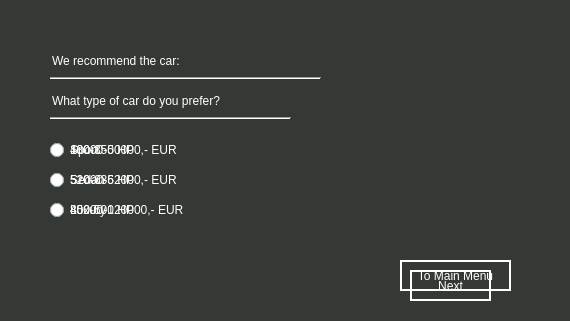
<?xml version="1.0" encoding="UTF-8"?>
<ui version="4.0">
 <class>QuestionDialog</class>
 <widget class="QDialog" name="QuestionDialog">
  <property name="geometry">
   <rect>
    <x>0</x>
    <y>0</y>
    <width>570</width>
    <height>321</height>
   </rect>
  </property>
  <property name="windowTitle">
   <string>Dialog</string>
  </property>
  <property name="styleSheet">
   <string notr="true">QDialog
{
	background-color:#353935;
}</string>
  </property>
  <widget class="QLineEdit" name="question">
   <property name="geometry">
    <rect>
     <x>50</x>
     <y>80</y>
     <width>251</width>
     <height>41</height>
    </rect>
   </property>
   <property name="styleSheet">
    <string notr="true">QLineEdit

{
font: 700 italic 12pt &quot;Segoe UI&quot;;
	border:0;
	color:white;
	background-color:transparent;
}</string>
   </property>
   <property name="text">
    <string>What type of car do you prefer?</string>
   </property>
  </widget>
  <widget class="QRadioButton" name="sport">
   <property name="geometry">
    <rect>
     <x>50</x>
     <y>140</y>
     <width>231</width>
     <height>20</height>
    </rect>
   </property>
   <property name="styleSheet">
    <string notr="true">QRadioButton
{
	color:white;
	
}</string>
   </property>
   <property name="text">
    <string>Sport</string>
   </property>
  </widget>
  <widget class="QRadioButton" name="sedan">
   <property name="geometry">
    <rect>
     <x>50</x>
     <y>170</y>
     <width>251</width>
     <height>20</height>
    </rect>
   </property>
   <property name="styleSheet">
    <string notr="true">QRadioButton
{
	color:white;
	
}</string>
   </property>
   <property name="text">
    <string>Sedan</string>
   </property>
  </widget>
  <widget class="QRadioButton" name="suv">
   <property name="geometry">
    <rect>
     <x>50</x>
     <y>200</y>
     <width>201</width>
     <height>20</height>
    </rect>
   </property>
   <property name="styleSheet">
    <string notr="true">QRadioButton
{
	color:white;
	
}</string>
   </property>
   <property name="text">
    <string>Luxury</string>
   </property>
  </widget>
  <widget class="QPushButton" name="next">
   <property name="geometry">
    <rect>
     <x>410</x>
     <y>270</y>
     <width>81</width>
     <height>31</height>
    </rect>
   </property>
   <property name="styleSheet">
    <string notr="true">QPushButton{
	border :2px solid white;
font: 700 10pt &quot;Segoe UI&quot;;
background-color:transparent;
color:white;
style-font:bold;
}</string>
   </property>
   <property name="text">
    <string>Next</string>
   </property>
  </widget>
  <widget class="QRadioButton" name="sport2">
   <property name="geometry">
    <rect>
     <x>50</x>
     <y>140</y>
     <width>89</width>
     <height>20</height>
    </rect>
   </property>
   <property name="styleSheet">
    <string notr="true">QRadioButton
{
	color:white;
	
}</string>
   </property>
   <property name="text">
    <string>180-350 HP</string>
   </property>
  </widget>
  <widget class="QRadioButton" name="suv2">
   <property name="geometry">
    <rect>
     <x>50</x>
     <y>200</y>
     <width>89</width>
     <height>20</height>
    </rect>
   </property>
   <property name="styleSheet">
    <string notr="true">QRadioButton
{
	color:white;
	
}</string>
   </property>
   <property name="text">
    <string>400-500 HP</string>
   </property>
  </widget>
  <widget class="QRadioButton" name="radioButton_2">
   <property name="geometry">
    <rect>
     <x>50</x>
     <y>170</y>
     <width>89</width>
     <height>20</height>
    </rect>
   </property>
   <property name="styleSheet">
    <string notr="true">QRadioButton
{
	color:white;
	
}</string>
   </property>
   <property name="text">
    <string>510-635 HP</string>
   </property>
  </widget>
  <widget class="QRadioButton" name="sport3">
   <property name="geometry">
    <rect>
     <x>50</x>
     <y>140</y>
     <width>151</width>
     <height>20</height>
    </rect>
   </property>
   <property name="styleSheet">
    <string notr="true">QRadioButton
{
	color:white;
	
}</string>
   </property>
   <property name="text">
    <string>40000-50000,- EUR</string>
   </property>
  </widget>
  <widget class="QRadioButton" name="sedan3">
   <property name="geometry">
    <rect>
     <x>50</x>
     <y>170</y>
     <width>141</width>
     <height>20</height>
    </rect>
   </property>
   <property name="styleSheet">
    <string notr="true">QRadioButton
{
	color:white;
	
}</string>
   </property>
   <property name="text">
    <string>52000-62000,- EUR</string>
   </property>
  </widget>
  <widget class="QRadioButton" name="suv3">
   <property name="geometry">
    <rect>
     <x>50</x>
     <y>200</y>
     <width>141</width>
     <height>20</height>
    </rect>
   </property>
   <property name="styleSheet">
    <string notr="true">QRadioButton
{
	color:white;
	
}</string>
   </property>
   <property name="text">
    <string>85000-120000,- EUR</string>
   </property>
  </widget>
  <widget class="QLineEdit" name="recomandare">
   <property name="geometry">
    <rect>
     <x>50</x>
     <y>50</y>
     <width>261</width>
     <height>22</height>
    </rect>
   </property>
   <property name="styleSheet">
    <string notr="true">QLineEdit

{
font: 700 italic 12pt &quot;Segoe UI&quot;;
	border:0;
	color:white;
	background-color:transparent;
}</string>
   </property>
   <property name="text">
    <string>We recommend the car:</string>
   </property>
  </widget>
  <widget class="QLabel" name="audia4">
   <property name="geometry">
    <rect>
     <x>50</x>
     <y>90</y>
     <width>221</width>
     <height>151</height>
    </rect>
   </property>
   <property name="text">
    <string/>
   </property>
   <property name="pixmap">
    <pixmap>D:/test/a4facelift.jpg</pixmap>
   </property>
   <property name="scaledContents">
    <bool>true</bool>
   </property>
  </widget>
  <widget class="QPushButton" name="mainmenu">
   <property name="geometry">
    <rect>
     <x>400</x>
     <y>260</y>
     <width>111</width>
     <height>31</height>
    </rect>
   </property>
   <property name="styleSheet">
    <string notr="true">QPushButton{
	border :2px solid white;
font: 700 10pt &quot;Segoe UI&quot;;
background-color:transparent;
color:white;
style-font:bold;
}</string>
   </property>
   <property name="text">
    <string>To Main Menu</string>
   </property>
  </widget>
  <widget class="QLabel" name="sclass">
   <property name="geometry">
    <rect>
     <x>50</x>
     <y>90</y>
     <width>251</width>
     <height>151</height>
    </rect>
   </property>
   <property name="text">
    <string/>
   </property>
   <property name="pixmap">
    <pixmap>D:/test/mercedessclass.jpg</pixmap>
   </property>
   <property name="scaledContents">
    <bool>true</bool>
   </property>
  </widget>
  <widget class="Line" name="line">
   <property name="geometry">
    <rect>
     <x>50</x>
     <y>110</y>
     <width>241</width>
     <height>16</height>
    </rect>
   </property>
   <property name="orientation">
    <enum>Qt::Horizontal</enum>
   </property>
  </widget>
  <widget class="Line" name="line_2">
   <property name="geometry">
    <rect>
     <x>50</x>
     <y>70</y>
     <width>271</width>
     <height>16</height>
    </rect>
   </property>
   <property name="orientation">
    <enum>Qt::Horizontal</enum>
   </property>
  </widget>
 </widget>
 <resources/>
 <connections/>
</ui>
